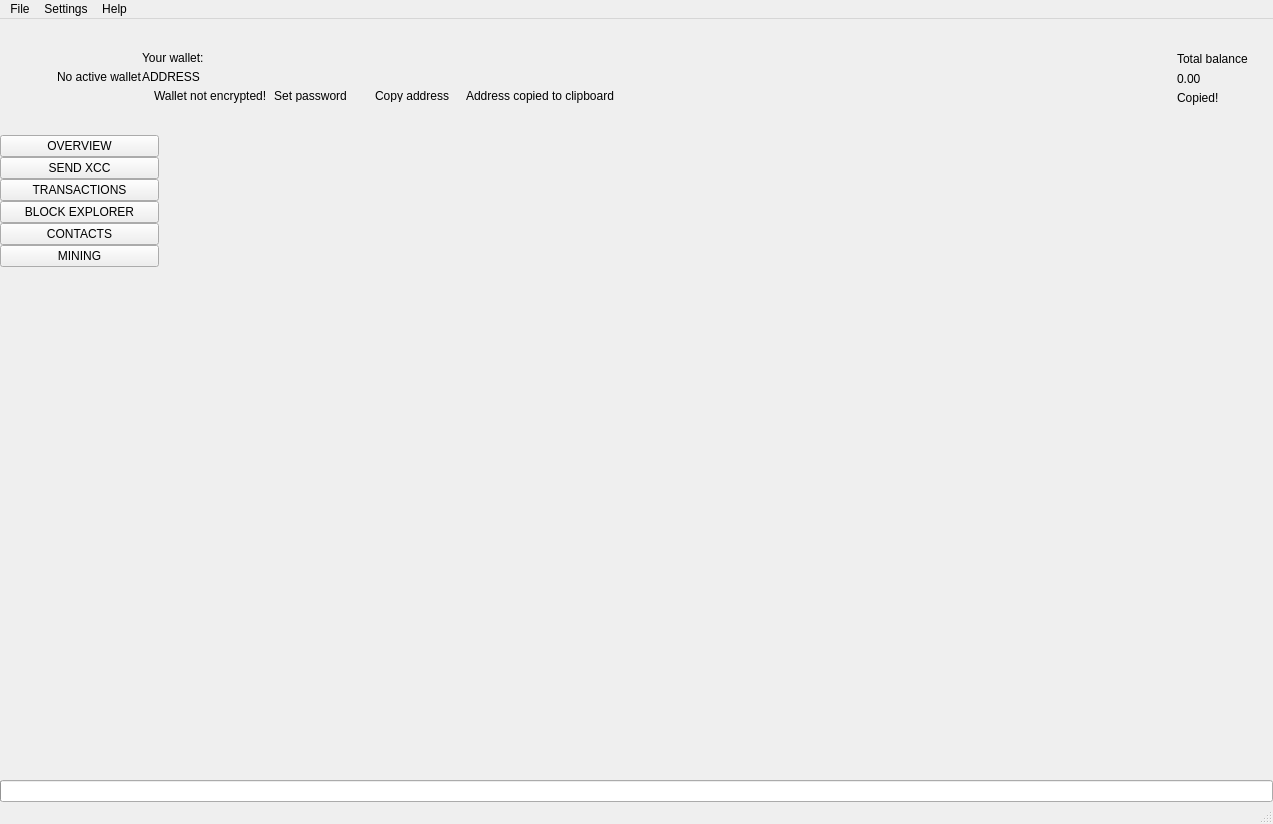
 <widget class="QMainWindow" name="MainWindow">
  <property name="geometry">
   <rect>
    <x>0</x>
    <y>0</y>
    <width>1273</width>
    <height>824</height>
   </rect>
  </property>
  <property name="sizePolicy">
   <sizepolicy hsizetype="Preferred" vsizetype="Preferred">
    <horstretch>0</horstretch>
    <verstretch>0</verstretch>
   </sizepolicy>
  </property>
  <property name="minimumSize">
   <size>
    <width>1260</width>
    <height>600</height>
   </size>
  </property>
  <property name="maximumSize">
   <size>
    <width>16777215</width>
    <height>16777215</height>
   </size>
  </property>
  <property name="windowTitle">
   <string>MainWindow</string>
  </property>
  <property name="windowIcon">
   <iconset>
    <normaloff>:/images/constella</normaloff>:/images/constella</iconset>
  </property>
  <widget class="QWidget" name="centralwidget">
   <layout class="QVBoxLayout" name="verticalLayout_2">
    <property name="spacing">
     <number>0</number>
    </property>
    <property name="leftMargin">
     <number>0</number>
    </property>
    <property name="topMargin">
     <number>0</number>
    </property>
    <property name="rightMargin">
     <number>0</number>
    </property>
    <property name="bottomMargin">
     <number>0</number>
    </property>
    <item>
     <widget class="QFrame" name="m_headerFrame">
      <property name="minimumSize">
       <size>
        <width>0</width>
        <height>116</height>
       </size>
      </property>
      <property name="maximumSize">
       <size>
        <width>16777215</width>
        <height>116</height>
       </size>
      </property>
      <property name="frameShape">
       <enum>QFrame::NoFrame</enum>
      </property>
      <property name="frameShadow">
       <enum>QFrame::Raised</enum>
      </property>
      <layout class="QHBoxLayout" name="horizontalLayout_3">
       <property name="spacing">
        <number>0</number>
       </property>
       <property name="leftMargin">
        <number>0</number>
       </property>
       <property name="topMargin">
        <number>0</number>
       </property>
       <property name="rightMargin">
        <number>25</number>
       </property>
       <property name="bottomMargin">
        <number>0</number>
       </property>
       <item>
        <spacer name="horizontalSpacer_2">
         <property name="orientation">
          <enum>Qt::Horizontal</enum>
         </property>
         <property name="sizeType">
          <enum>QSizePolicy::Fixed</enum>
         </property>
         <property name="sizeHint" stdset="0">
          <size>
           <width>30</width>
           <height>20</height>
          </size>
         </property>
        </spacer>
       </item>
       <item>
        <widget class="QLabel" name="m_logoLabel">
         <property name="text">
          <string/>
         </property>
        </widget>
       </item>
       <item>
        <spacer name="horizontalSpacer_5">
         <property name="orientation">
          <enum>Qt::Horizontal</enum>
         </property>
         <property name="sizeType">
          <enum>QSizePolicy::Fixed</enum>
         </property>
         <property name="sizeHint" stdset="0">
          <size>
           <width>20</width>
           <height>20</height>
          </size>
         </property>
        </spacer>
       </item>
       <item>
        <widget class="WalletGui::WalletSmallGrayTextLabel" name="m_noWalletLabel">
         <property name="text">
          <string>No active wallet</string>
         </property>
        </widget>
       </item>
       <item>
        <widget class="QFrame" name="m_walletFrame">
         <property name="frameShape">
          <enum>QFrame::NoFrame</enum>
         </property>
         <property name="frameShadow">
          <enum>QFrame::Raised</enum>
         </property>
         <layout class="QVBoxLayout" name="verticalLayout_3">
          <property name="spacing">
           <number>5</number>
          </property>
          <property name="leftMargin">
           <number>0</number>
          </property>
          <property name="topMargin">
           <number>0</number>
          </property>
          <property name="rightMargin">
           <number>0</number>
          </property>
          <property name="bottomMargin">
           <number>0</number>
          </property>
          <item>
           <spacer name="verticalSpacer_3">
            <property name="orientation">
             <enum>Qt::Vertical</enum>
            </property>
            <property name="sizeType">
             <enum>QSizePolicy::Minimum</enum>
            </property>
            <property name="sizeHint" stdset="0">
             <size>
              <width>20</width>
              <height>40</height>
             </size>
            </property>
           </spacer>
          </item>
          <item>
           <widget class="WalletGui::WalletSmallGrayTextLabel" name="m_walletLabel">
            <property name="text">
             <string>Your wallet:</string>
            </property>
            <property name="indent">
             <number>0</number>
            </property>
           </widget>
          </item>
          <item>
           <widget class="QLabel" name="m_addressLabel">
            <property name="sizePolicy">
             <sizepolicy hsizetype="Preferred" vsizetype="Preferred">
              <horstretch>0</horstretch>
              <verstretch>0</verstretch>
             </sizepolicy>
            </property>
            <property name="cursor">
             <cursorShape>PointingHandCursor</cursorShape>
            </property>
            <property name="toolTip">
             <string>Click to copy</string>
            </property>
            <property name="text">
             <string>ADDRESS</string>
            </property>
            <property name="indent">
             <number>0</number>
            </property>
           </widget>
          </item>
          <item>
           <layout class="QHBoxLayout" name="horizontalLayout_2">
            <property name="spacing">
             <number>0</number>
            </property>
            <item alignment="Qt::AlignTop">
             <widget class="QFrame" name="m_notEncryptedFrame">
              <property name="frameShape">
               <enum>QFrame::NoFrame</enum>
              </property>
              <property name="frameShadow">
               <enum>QFrame::Raised</enum>
              </property>
              <layout class="QHBoxLayout" name="horizontalLayout_4">
               <property name="spacing">
                <number>0</number>
               </property>
               <property name="leftMargin">
                <number>0</number>
               </property>
               <property name="topMargin">
                <number>0</number>
               </property>
               <property name="rightMargin">
                <number>0</number>
               </property>
               <property name="bottomMargin">
                <number>0</number>
               </property>
               <item alignment="Qt::AlignVCenter">
                <widget class="QLabel" name="m_notEncryptedIconLabel">
                 <property name="text">
                  <string/>
                 </property>
                 <property name="pixmap">
                  <pixmap resource="../../resources.qrc">:/icons/lock_open_gray</pixmap>
                 </property>
                 <property name="alignment">
                  <set>Qt::AlignLeading|Qt::AlignLeft|Qt::AlignVCenter</set>
                 </property>
                </widget>
               </item>
               <item>
                <spacer name="horizontalSpacer_11">
                 <property name="orientation">
                  <enum>Qt::Horizontal</enum>
                 </property>
                 <property name="sizeType">
                  <enum>QSizePolicy::Fixed</enum>
                 </property>
                 <property name="sizeHint" stdset="0">
                  <size>
                   <width>5</width>
                   <height>3</height>
                  </size>
                 </property>
                </spacer>
               </item>
               <item alignment="Qt::AlignVCenter">
                <widget class="WalletGui::WalletTinyGrayTextLabel" name="m_notEncryptedTextLabel">
                 <property name="text">
                  <string>Wallet not encrypted!</string>
                 </property>
                 <property name="alignment">
                  <set>Qt::AlignLeading|Qt::AlignLeft|Qt::AlignVCenter</set>
                 </property>
                </widget>
               </item>
               <item>
                <spacer name="horizontalSpacer_9">
                 <property name="orientation">
                  <enum>Qt::Horizontal</enum>
                 </property>
                 <property name="sizeType">
                  <enum>QSizePolicy::Fixed</enum>
                 </property>
                 <property name="sizeHint" stdset="0">
                  <size>
                   <width>3</width>
                   <height>3</height>
                  </size>
                 </property>
                </spacer>
               </item>
               <item alignment="Qt::AlignVCenter">
                <widget class="WalletGui::WalletTinyLinkLikeButton" name="m_encryptButton">
                 <property name="sizePolicy">
                  <sizepolicy hsizetype="Minimum" vsizetype="Minimum">
                   <horstretch>0</horstretch>
                   <verstretch>0</verstretch>
                  </sizepolicy>
                 </property>
                 <property name="minimumSize">
                  <size>
                   <width>0</width>
                   <height>3</height>
                  </size>
                 </property>
                 <property name="cursor">
                  <cursorShape>PointingHandCursor</cursorShape>
                 </property>
                 <property name="text">
                  <string>Set password</string>
                 </property>
                 <property name="flat">
                  <bool>true</bool>
                 </property>
                </widget>
               </item>
               <item>
                <spacer name="horizontalSpacer_10">
                 <property name="orientation">
                  <enum>Qt::Horizontal</enum>
                 </property>
                 <property name="sizeType">
                  <enum>QSizePolicy::Fixed</enum>
                 </property>
                 <property name="sizeHint" stdset="0">
                  <size>
                   <width>20</width>
                   <height>3</height>
                  </size>
                 </property>
                </spacer>
               </item>
              </layout>
             </widget>
            </item>
            <item alignment="Qt::AlignVCenter">
             <widget class="WalletGui::WalletTinyLinkLikeButton" name="m_copyAddressButton">
              <property name="sizePolicy">
               <sizepolicy hsizetype="Minimum" vsizetype="Minimum">
                <horstretch>0</horstretch>
                <verstretch>0</verstretch>
               </sizepolicy>
              </property>
              <property name="minimumSize">
               <size>
                <width>0</width>
                <height>3</height>
               </size>
              </property>
              <property name="cursor">
               <cursorShape>PointingHandCursor</cursorShape>
              </property>
              <property name="focusPolicy">
               <enum>Qt::NoFocus</enum>
              </property>
              <property name="autoFillBackground">
               <bool>true</bool>
              </property>
              <property name="text">
               <string>Copy address</string>
              </property>
              <property name="flat">
               <bool>true</bool>
              </property>
             </widget>
            </item>
            <item>
             <spacer name="horizontalSpacer_7">
              <property name="orientation">
               <enum>Qt::Horizontal</enum>
              </property>
              <property name="sizeType">
               <enum>QSizePolicy::Fixed</enum>
              </property>
              <property name="sizeHint" stdset="0">
               <size>
                <width>13</width>
                <height>3</height>
               </size>
              </property>
             </spacer>
            </item>
            <item alignment="Qt::AlignVCenter">
             <widget class="WalletGui::CopyMagicLabel" name="m_copyAddressLabel">
              <property name="text">
               <string>Address copied to clipboard</string>
              </property>
              <property name="alignment">
               <set>Qt::AlignLeading|Qt::AlignLeft|Qt::AlignVCenter</set>
              </property>
             </widget>
            </item>
            <item>
             <spacer name="horizontalSpacer">
              <property name="orientation">
               <enum>Qt::Horizontal</enum>
              </property>
              <property name="sizeHint" stdset="0">
               <size>
                <width>40</width>
                <height>3</height>
               </size>
              </property>
             </spacer>
            </item>
           </layout>
          </item>
          <item>
           <spacer name="verticalSpacer_2">
            <property name="orientation">
             <enum>Qt::Vertical</enum>
            </property>
            <property name="sizeType">
             <enum>QSizePolicy::Minimum</enum>
            </property>
            <property name="sizeHint" stdset="0">
             <size>
              <width>20</width>
              <height>40</height>
             </size>
            </property>
           </spacer>
          </item>
         </layout>
        </widget>
       </item>
       <item>
        <widget class="QFrame" name="m_addressQRFrame">
         <property name="minimumSize">
          <size>
           <width>50</width>
           <height>50</height>
          </size>
         </property>
         <property name="frameShape">
          <enum>QFrame::NoFrame</enum>
         </property>
         <property name="frameShadow">
          <enum>QFrame::Raised</enum>
         </property>
         <widget class="QWidget" name="verticalLayoutWidget">
          <property name="geometry">
           <rect>
            <x>10</x>
            <y>10</y>
            <width>160</width>
            <height>80</height>
           </rect>
          </property>
          <layout class="QVBoxLayout" name="qr_vertical_layout">
           <item>
            <layout class="QHBoxLayout" name="qr_horizontal_layout">
             <item>
              <widget class="WalletGui::QRLabel" name="m_qrLabel" native="true">
               <property name="sizePolicy">
                <sizepolicy hsizetype="Preferred" vsizetype="Preferred">
                 <horstretch>0</horstretch>
                 <verstretch>0</verstretch>
                </sizepolicy>
               </property>
               <property name="minimumSize">
                <size>
                 <width>50</width>
                 <height>50</height>
                </size>
               </property>
               <property name="maximumSize">
                <size>
                 <width>150</width>
                 <height>150</height>
                </size>
               </property>
              </widget>
             </item>
            </layout>
           </item>
          </layout>
         </widget>
        </widget>
       </item>
       <item>
        <spacer name="horizontalSpacer_3">
         <property name="orientation">
          <enum>Qt::Horizontal</enum>
         </property>
         <property name="sizeType">
          <enum>QSizePolicy::Expanding</enum>
         </property>
         <property name="sizeHint" stdset="0">
          <size>
           <width>26</width>
           <height>20</height>
          </size>
         </property>
        </spacer>
       </item>
       <item>
        <spacer name="horizontalSpacer_8">
         <property name="orientation">
          <enum>Qt::Horizontal</enum>
         </property>
         <property name="sizeType">
          <enum>QSizePolicy::Fixed</enum>
         </property>
         <property name="sizeHint" stdset="0">
          <size>
           <width>34</width>
           <height>20</height>
          </size>
         </property>
        </spacer>
       </item>
       <item alignment="Qt::AlignRight|Qt::AlignVCenter">
        <widget class="QFrame" name="m_balanceFrame">
         <layout class="QGridLayout" name="gridLayout">
          <property name="leftMargin">
           <number>0</number>
          </property>
          <property name="topMargin">
           <number>30</number>
          </property>
          <property name="rightMargin">
           <number>0</number>
          </property>
          <property name="bottomMargin">
           <number>0</number>
          </property>
          <property name="verticalSpacing">
           <number>3</number>
          </property>
          <item row="0" column="2">
           <layout class="QVBoxLayout" name="verticalLayout_4">
            <item>
             <widget class="QLabel" name="m_balanceTextLabel">
              <property name="text">
               <string>Total balance</string>
              </property>
             </widget>
            </item>
            <item>
             <widget class="QLabel" name="m_balanceLabel">
              <property name="cursor">
               <cursorShape>PointingHandCursor</cursorShape>
              </property>
              <property name="toolTip">
               <string>Click to copy</string>
              </property>
              <property name="text">
               <string>0.00</string>
              </property>
             </widget>
            </item>
           </layout>
          </item>
          <item row="1" column="2">
           <widget class="WalletGui::CopyMagicLabel" name="m_balanceCopyLabel">
            <property name="text">
             <string>Copied!</string>
            </property>
           </widget>
          </item>
          <item row="0" column="1">
           <spacer name="horizontalSpacer_6">
            <property name="orientation">
             <enum>Qt::Horizontal</enum>
            </property>
            <property name="sizeType">
             <enum>QSizePolicy::Fixed</enum>
            </property>
            <property name="sizeHint" stdset="0">
             <size>
              <width>2</width>
              <height>39</height>
             </size>
            </property>
           </spacer>
          </item>
          <item row="2" column="2">
           <spacer name="verticalSpacer_5">
            <property name="orientation">
             <enum>Qt::Vertical</enum>
            </property>
            <property name="sizeType">
             <enum>QSizePolicy::Expanding</enum>
            </property>
            <property name="sizeHint" stdset="0">
             <size>
              <width>20</width>
              <height>50</height>
             </size>
            </property>
           </spacer>
          </item>
          <item row="0" column="0">
           <widget class="QLabel" name="m_balanceIconLabel">
            <property name="text">
             <string/>
            </property>
            <property name="pixmap">
             <pixmap resource="../../resources.qrc">:/icons/total_balance</pixmap>
            </property>
           </widget>
          </item>
         </layout>
        </widget>
       </item>
      </layout>
     </widget>
    </item>
    <item>
     <layout class="QHBoxLayout" name="horizontalLayout" stretch="0,0,0,0,0,0,0,0">
      <property name="spacing">
       <number>0</number>
      </property>
      <item>
       <widget class="QFrame" name="m_toolFrame">
        <property name="frameShape">
         <enum>QFrame::NoFrame</enum>
        </property>
        <property name="frameShadow">
         <enum>QFrame::Plain</enum>
        </property>
        <property name="lineWidth">
         <number>0</number>
        </property>
        <layout class="QVBoxLayout" name="verticalLayout">
         <property name="spacing">
          <number>0</number>
         </property>
         <property name="leftMargin">
          <number>0</number>
         </property>
         <property name="topMargin">
          <number>0</number>
         </property>
         <property name="rightMargin">
          <number>0</number>
         </property>
         <property name="bottomMargin">
          <number>0</number>
         </property>
         <item>
          <widget class="QPushButton" name="m_overviewButton">
           <property name="sizePolicy">
            <sizepolicy hsizetype="Minimum" vsizetype="Fixed">
             <horstretch>0</horstretch>
             <verstretch>0</verstretch>
            </sizepolicy>
           </property>
           <property name="focusPolicy">
            <enum>Qt::NoFocus</enum>
           </property>
           <property name="text">
            <string>OVERVIEW</string>
           </property>
           <property name="checkable">
            <bool>true</bool>
           </property>
           <attribute name="buttonGroup">
            <string notr="true">m_toolButtonGroup</string>
           </attribute>
          </widget>
         </item>
         <item>
          <widget class="QPushButton" name="m_sendButton">
           <property name="sizePolicy">
            <sizepolicy hsizetype="Minimum" vsizetype="Fixed">
             <horstretch>0</horstretch>
             <verstretch>0</verstretch>
            </sizepolicy>
           </property>
           <property name="focusPolicy">
            <enum>Qt::NoFocus</enum>
           </property>
           <property name="text">
            <string>SEND XCC</string>
           </property>
           <property name="checkable">
            <bool>true</bool>
           </property>
           <attribute name="buttonGroup">
            <string notr="true">m_toolButtonGroup</string>
           </attribute>
          </widget>
         </item>
         <item>
          <widget class="QPushButton" name="m_transactionsButton">
           <property name="sizePolicy">
            <sizepolicy hsizetype="Minimum" vsizetype="Fixed">
             <horstretch>0</horstretch>
             <verstretch>0</verstretch>
            </sizepolicy>
           </property>
           <property name="focusPolicy">
            <enum>Qt::NoFocus</enum>
           </property>
           <property name="text">
            <string>TRANSACTIONS</string>
           </property>
           <property name="checkable">
            <bool>true</bool>
           </property>
           <attribute name="buttonGroup">
            <string notr="true">m_toolButtonGroup</string>
           </attribute>
          </widget>
         </item>
         <item>
          <widget class="QPushButton" name="m_blockExplorerButton">
           <property name="focusPolicy">
            <enum>Qt::NoFocus</enum>
           </property>
           <property name="text">
            <string>BLOCK EXPLORER</string>
           </property>
           <property name="checkable">
            <bool>true</bool>
           </property>
           <attribute name="buttonGroup">
            <string notr="true">m_toolButtonGroup</string>
           </attribute>
          </widget>
         </item>
         <item>
          <widget class="QPushButton" name="m_addressBookButton">
           <property name="sizePolicy">
            <sizepolicy hsizetype="Minimum" vsizetype="Fixed">
             <horstretch>0</horstretch>
             <verstretch>0</verstretch>
            </sizepolicy>
           </property>
           <property name="focusPolicy">
            <enum>Qt::NoFocus</enum>
           </property>
           <property name="text">
            <string>CONTACTS</string>
           </property>
           <property name="checkable">
            <bool>true</bool>
           </property>
           <attribute name="buttonGroup">
            <string notr="true">m_toolButtonGroup</string>
           </attribute>
          </widget>
         </item>
         <item>
          <widget class="QPushButton" name="m_miningButton">
           <property name="focusPolicy">
            <enum>Qt::NoFocus</enum>
           </property>
           <property name="text">
            <string>MINING</string>
           </property>
           <property name="checkable">
            <bool>true</bool>
           </property>
           <attribute name="buttonGroup">
            <string notr="true">m_toolButtonGroup</string>
           </attribute>
          </widget>
         </item>
         <item>
          <spacer name="verticalSpacer">
           <property name="orientation">
            <enum>Qt::Vertical</enum>
           </property>
           <property name="sizeHint" stdset="0">
            <size>
             <width>20</width>
             <height>40</height>
            </size>
           </property>
          </spacer>
         </item>
        </layout>
       </widget>
      </item>
      <item>
       <widget class="WalletGui::OverviewFrame" name="m_overviewFrame">
        <property name="frameShape">
         <enum>QFrame::NoFrame</enum>
        </property>
        <property name="frameShadow">
         <enum>QFrame::Raised</enum>
        </property>
       </widget>
      </item>
      <item>
       <widget class="WalletGui::SendFrame" name="m_sendFrame">
        <property name="frameShape">
         <enum>QFrame::NoFrame</enum>
        </property>
        <property name="frameShadow">
         <enum>QFrame::Raised</enum>
        </property>
       </widget>
      </item>
      <item>
       <widget class="WalletGui::TransactionsFrame" name="m_transactionsFrame">
        <property name="frameShape">
         <enum>QFrame::NoFrame</enum>
        </property>
        <property name="frameShadow">
         <enum>QFrame::Raised</enum>
        </property>
       </widget>
      </item>
      <item>
       <widget class="WalletGui::AddressBookFrame" name="m_addressBookFrame">
        <property name="frameShape">
         <enum>QFrame::NoFrame</enum>
        </property>
        <property name="frameShadow">
         <enum>QFrame::Raised</enum>
        </property>
       </widget>
      </item>
      <item>
       <widget class="WalletGui::NoWalletFrame" name="m_noWalletFrame">
        <property name="frameShape">
         <enum>QFrame::NoFrame</enum>
        </property>
        <property name="frameShadow">
         <enum>QFrame::Raised</enum>
        </property>
       </widget>
      </item>
      <item>
       <widget class="WalletGui::BlockExplorerFrame" name="m_blockExplorerFrame">
        <property name="frameShape">
         <enum>QFrame::NoFrame</enum>
        </property>
        <property name="frameShadow">
         <enum>QFrame::Raised</enum>
        </property>
       </widget>
      </item>
      <item>
       <widget class="WalletGui::MiningFrame" name="m_miningFrame">
        <property name="frameShape">
         <enum>QFrame::NoFrame</enum>
        </property>
        <property name="frameShadow">
         <enum>QFrame::Raised</enum>
        </property>
       </widget>
      </item>
     </layout>
    </item>
    <item>
     <widget class="QProgressBar" name="m_syncProgress">
      <property name="maximum">
       <number>100</number>
      </property>
      <property name="value">
       <number>0</number>
      </property>
      <property name="textVisible">
       <bool>false</bool>
      </property>
     </widget>
    </item>
   </layout>
  </widget>
  <widget class="QMenuBar" name="menubar">
   <property name="geometry">
    <rect>
     <x>0</x>
     <y>0</y>
     <width>1273</width>
     <height>22</height>
    </rect>
   </property>
   <widget class="QMenu" name="menuFile">
    <property name="title">
     <string>File</string>
    </property>
    <addaction name="m_createWalletAction"/>
    <addaction name="m_openWalletAction"/>
    <addaction name="m_recentWalletsAction"/>
    <addaction name="m_backupWalletAction"/>
    <addaction name="m_saveKeysAction"/>
    <addaction name="m_resetAction"/>
    <addaction name="m_importKeyAction"/>
    <addaction name="m_exportKeyAction"/>
    <addaction name="m_exportTrackingKeyAction"/>
    <addaction name="m_exitAction"/>
   </widget>
   <widget class="QMenu" name="menuSettings">
    <property name="title">
     <string>Settings</string>
    </property>
    <widget class="QMenu" name="menuThemes">
     <property name="title">
      <string>Themes</string>
     </property>
    </widget>
    <addaction name="m_encryptWalletAction"/>
    <addaction name="m_changePasswordAction"/>
    <addaction name="m_removePendingTxAction"/>
    <addaction name="separator"/>
    <addaction name="m_autostartAction"/>
    <addaction name="m_minimizeToTrayAction"/>
    <addaction name="m_closeToTrayAction"/>
    <addaction name="separator"/>
    <addaction name="m_preferencesAction"/>
    <addaction name="menuThemes"/>
   </widget>
   <widget class="QMenu" name="menuHelp">
    <property name="title">
     <string>Help</string>
    </property>
    <addaction name="m_communityForumAction"/>
    <addaction name="m_reportIssueAction"/>
    <addaction name="m_aboutIntensecoinAction"/>
    <addaction name="m_aboutQtAction"/>
   </widget>
   <addaction name="menuFile"/>
   <addaction name="menuSettings"/>
   <addaction name="menuHelp"/>
  </widget>
  <widget class="WalletGui::WalletStatusBar" name="statusBar"/>
  <action name="m_exitAction">
   <property name="checkable">
    <bool>false</bool>
   </property>
   <property name="enabled">
    <bool>true</bool>
   </property>
   <property name="text">
    <string>Exit</string>
   </property>
   <property name="shortcut">
    <string>Ctrl+Q</string>
   </property>
  </action>
  <action name="m_createWalletAction">
   <property name="enabled">
    <bool>true</bool>
   </property>
   <property name="text">
    <string>Create wallet</string>
   </property>
  </action>
  <action name="m_openWalletAction">
   <property name="enabled">
    <bool>true</bool>
   </property>
   <property name="text">
    <string>Open wallet</string>
   </property>
  </action>
  <action name="m_encryptWalletAction">
   <property name="enabled">
    <bool>true</bool>
   </property>
   <property name="text">
    <string>Encrypt wallet</string>
   </property>
  </action>
  <action name="m_changePasswordAction">
   <property name="enabled">
    <bool>true</bool>
   </property>
   <property name="text">
    <string>Change password</string>
   </property>
   <property name="toolTip">
    <string>Change password</string>
   </property>
  </action>
  <action name="m_aboutIntensecoinAction">
   <property name="enabled">
    <bool>true</bool>
   </property>
   <property name="text">
    <string>About Constella</string>
   </property>
  </action>
  <action name="m_aboutQtAction">
   <property name="enabled">
    <bool>true</bool>
   </property>
   <property name="text">
    <string>About Qt</string>
   </property>
  </action>
  <action name="m_backupWalletAction">
   <property name="enabled">
    <bool>true</bool>
   </property>
   <property name="text">
    <string>Backup wallet</string>
   </property>
  </action>
  <action name="m_autostartAction">
   <property name="checkable">
    <bool>true</bool>
   </property>
   <property name="text">
    <string>Start on system login</string>
   </property>
  </action>
  <action name="m_minimizeToTrayAction">
   <property name="checkable">
    <bool>true</bool>
   </property>
   <property name="text">
    <string>Minimize to tray</string>
   </property>
  </action>
  <action name="m_closeToTrayAction">
   <property name="checkable">
    <bool>true</bool>
   </property>
   <property name="text">
    <string>Close to tray</string>
   </property>
  </action>
  <action name="m_preferencesAction">
   <property name="text">
    <string>Preferences</string>
   </property>
  </action>
  <action name="m_recentWalletsAction">
   <property name="text">
    <string>Recent wallets</string>
   </property>
  </action>
  <action name="m_exportTrackingKeyAction">
   <property name="text">
    <string>Export tracking key</string>
   </property>
   <property name="toolTip">
    <string>Export tracking key</string>
   </property>
  </action>
  <action name="m_importKeyAction">
   <property name="text">
    <string>Import key</string>
   </property>
   <property name="toolTip">
    <string>Import key</string>
   </property>
  </action>
  <action name="m_communityForumAction">
   <property name="text">
    <string>Join us on Slack</string>
   </property>
  </action>
  <action name="m_reportIssueAction">
   <property name="text">
    <string>Report an issue</string>
   </property>
  </action>
  <action name="m_resetAction">
   <property name="text">
    <string>Reset wallet</string>
   </property>
  </action>
  <action name="m_saveKeysAction">
   <property name="text">
    <string>Save wallet keys</string>
   </property>
  </action>
  <action name="m_exportKeyAction">
   <property name="text">
    <string>Export key</string>
   </property>
   <property name="toolTip">
    <string>Export key</string>
   </property>
  </action>
  <action name="m_removePendingTxAction">
   <property name="checkable">
    <bool>false</bool>
   </property>
   <property name="text">
    <string>Remove pending TXs</string>
   </property>
  </action>
 </widget>
